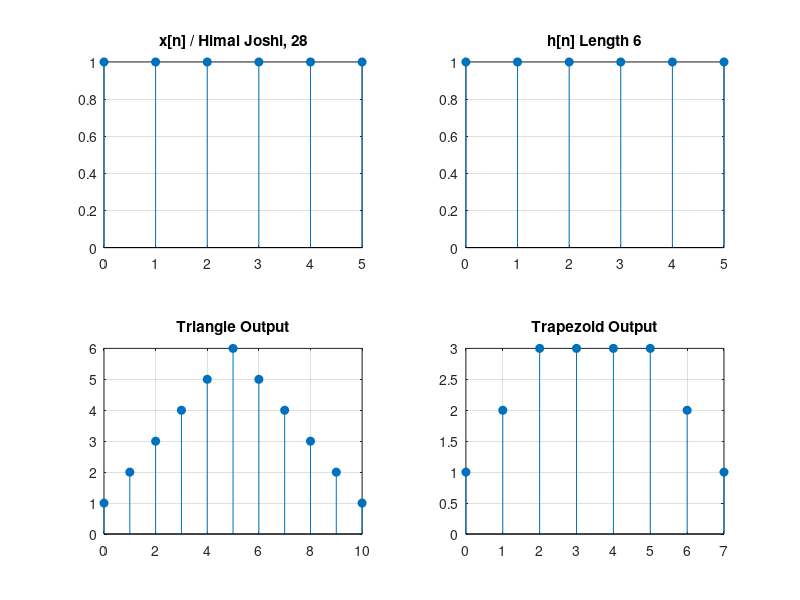

Here is the MATLAB script that generated this plot:
clc;
close all;
clear all;

x = ones(1,6);
h1 = ones(1,6);
h2 = ones(1,3);

y1 = conv(x,h1);
y2 = conv(x,h2);

subplot(2,2,1)
stem(0:5,x,'filled');
title('x[n] / Himal Joshi, 28');
grid on;

subplot(2,2,2)
stem(0:5,h1,'filled');
title('h[n] Length 6');
grid on;

subplot(2,2,3)
stem(0:length(y1)-1,y1,'filled');
title('Triangle Output');
grid on;

subplot(2,2,4)
stem(0:length(y2)-1,y2,'filled');
title('Trapezoid Output');
grid on;
